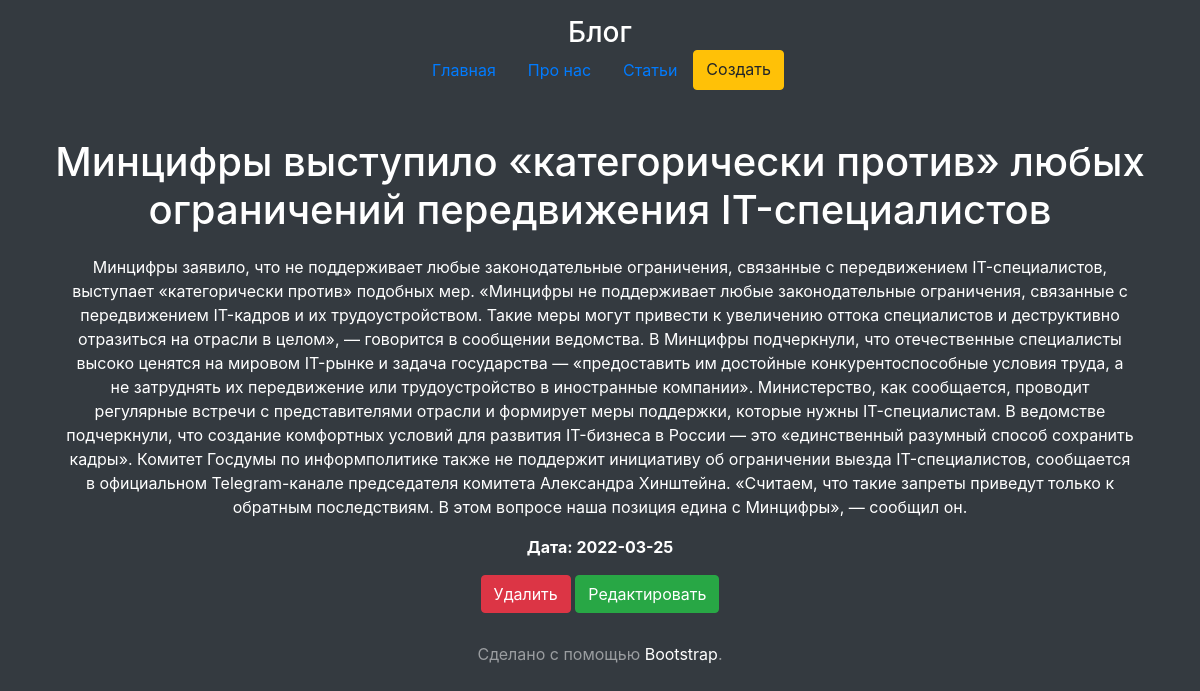
The page /posts/2 on the database its author committed.
### app.py (models this page shows, shortened)
class Article(db.Model):
    id = db.Column(db.Integer, primary_key=True)
    title = db.Column(db.String(100), nullable=False)
    intro = db.Column(db.String(300), nullable=False)
    text = db.Column(db.Text, nullable=False)
    date = db.Column(db.DateTime, default=datetime.utcnow)

### app.py (the view)
@app.route('/posts/<int:id>')
def post_detail(id):
    article = Article.query.get(id)
    return render_template('post_detail.html', article=article)

### templates/post_detail.html (shortened to what this page needs)
{% extends 'base.html' %}
{% block body %}
<div class="container mt-5">
    <h1>{{ article.title }}</h1>
    <div class="alert arert-info">
        <p>{{ article.text }}</p>
        <p><b>Дата: {{ article.date.date() }}</b></p>
        <a href="/posts/{{ article.id }}/delete" class="btn btn-danger">Удалить</a>
        <a href="/posts/{{ article.id }}/update" class="btn btn-success">Редактировать</a>
    </div>
{% endblock %}

### rows shown on the page
Article: title "Минцифры выступило «категорически против» любых ограничений передвижения IT-специалистов", text "Минцифры заявило, что не поддерживает любые законодательные ограничения, связанные с передвижением IT-специалистов, выступает «категорически против» подобных мер. «Минцифры не поддерживает любые законодательные ограничения, связанные с передвижением IT-кадров и их трудоустройством. Такие меры могут привести к увеличению оттока специалистов и деструктивно отразиться на отрасли в целом», — говорится в сообщении ведомства. В Минцифры подчеркнули, что отечественные специалисты высоко ценятся на мировом IT-рынке и задача государства — «предоставить им достойные конкурентоспособные условия труда, а не затруднять их передвижение или трудоустройство в иностранные компании». Министерство, как…", date "2022-03-25"
